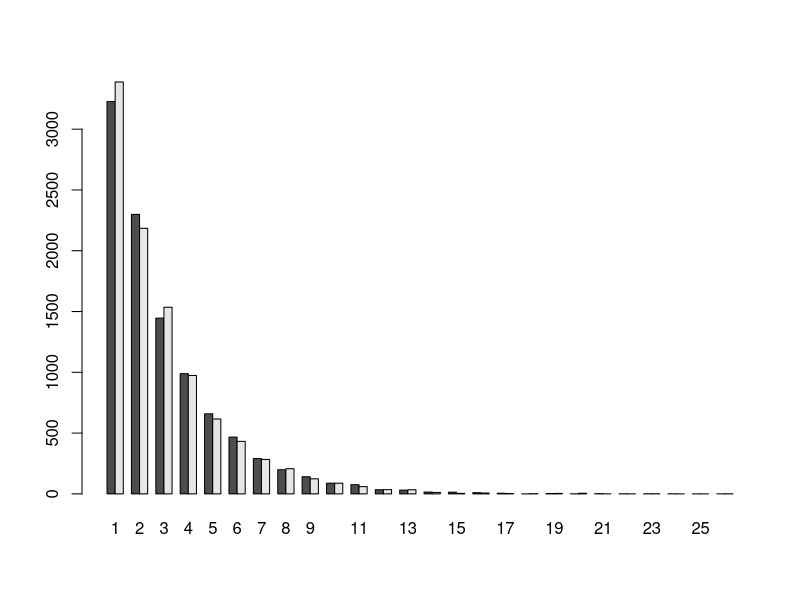

Recreate this plot in R.
# ~~~~~~~~~~~~~~~~~~~~~~~~~~~~~~~~~~~~~~~~~~~~~~~~~~~~~~~~~~~~~~~~~~~~~~~~~~~~~~
# Geometric Distribution - Generalized Inverse Simulation                   ----
# ~~~~~~~~~~~~~~~~~~~~~~~~~~~~~~~~~~~~~~~~~~~~~~~~~~~~~~~~~~~~~~~~~~~~~~~~~~~~~~

# In this exercise, we are going to simulate from the Geom(1/3) + 1
# distribution.

# We create a vector called prob, holding the values F(x) for x = 1, ..., 49.
?pgeom
prob <- pgeom(1:49 - 1, 1/3)

# Then, we create the inverse function Finv(u) in R.
Finv <- function(u) {
  ceiling(log(1 - u) / log(2/3))
}

# We simulate a sample of size 10k using the generalized inverse we created and
# another one using the R function rgeom() + 1.
n <- 1e4
u <- runif(n)
X <- Finv(u)
Y <- rgeom(n, 1/3) + 1

# We compare the two barplots.
k <- 1:max(X, Y)
tabX <- table(factor(X, levels = k))
tabY <- table(factor(Y, levels = k))
barplot(rbind(tabX, tabY), beside = T)
## We can see that the frequency of each value is almost the same for 
## the two samples, as expected.
